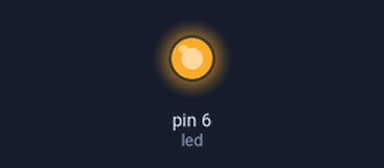
Bench run of a sketch on a simulated Arduino Uno, built with avr-gcc and run on an emulated ATmega328P. On the bench: output pins drawn as LEDs (lit = HIGH).

Above: at 0.1 s.
At 2.6 s:
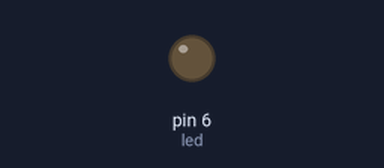
Timing chart, 0 to 4.1 s (numbered marks = the images above):
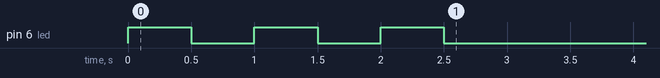

The sketch:

ARRAY_8_LEDS_EX6.ino
```cpp
 /*****************************************************
**                                                  **
**                       Titol:                     **
**                                                  **
**                                                  **
**  NOM: Daniel Morales           DATA: 08/01/2018  **
*****************************************************/

//********** Includes *************************************************************

//********** Variables ************************************************************
const int led = 6;          // donar nom al pin 5 de l’Arduino
unsigned long retard=500;

//********** Setup ****************************************************************
void setup()
{
  pinMode(led, OUTPUT);     // definir el pin 5 com una sortida
  for (int i=0;i<3;i++)
  {
    digitalWrite (led,1);
    delay(retard);
      digitalWrite (led,0);
    delay(retard);
  }
}

//********** Loop *****************************************************************
void loop()
{


}
```
